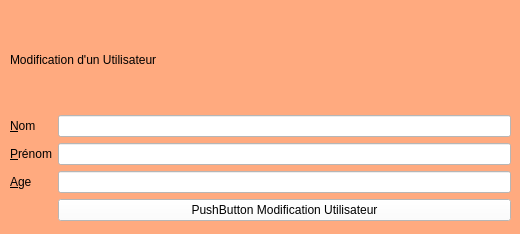
<?xml version="1.0" encoding="UTF-8"?>
<ui version="4.0">
 <class>FormCrudUpdateUser</class>
 <widget class="QWidget" name="FormCrudUpdateUser">
  <property name="geometry">
   <rect>
    <x>0</x>
    <y>0</y>
    <width>520</width>
    <height>234</height>
   </rect>
  </property>
  <property name="windowTitle">
   <string>Form</string>
  </property>
  <property name="styleSheet">
   <string notr="true">background-color: rgb(255, 170, 127);</string>
  </property>
  <widget class="QWidget" name="widget" native="true">
   <property name="geometry">
    <rect>
     <x>10</x>
     <y>10</y>
     <width>501</width>
     <height>211</height>
    </rect>
   </property>
   <layout class="QGridLayout" name="gridLayout">
    <item row="0" column="0" colspan="2">
     <widget class="QLabel" name="labelModification">
      <property name="styleSheet">
       <string notr="true">font: italic 14pt &quot;Monotype Corsiva&quot;;
font: 18pt &quot;MS Shell Dlg 2&quot;;
font: 14pt &quot;Ravie&quot;;</string>
      </property>
      <property name="text">
       <string>Modification d'un Utilisateur</string>
      </property>
     </widget>
    </item>
    <item row="1" column="0">
     <widget class="QLabel" name="labelNom">
      <property name="styleSheet">
       <string notr="true">font: 12pt &quot;MS Shell Dlg 2&quot;;</string>
      </property>
      <property name="text">
       <string>&amp;Nom</string>
      </property>
      <property name="buddy">
       <cstring>lineEditNom</cstring>
      </property>
     </widget>
    </item>
    <item row="1" column="1">
     <widget class="QLineEdit" name="lineEditNom">
      <property name="styleSheet">
       <string notr="true">background-color: rgb(255, 255, 255);</string>
      </property>
     </widget>
    </item>
    <item row="2" column="0">
     <widget class="QLabel" name="labelPrenom">
      <property name="styleSheet">
       <string notr="true">font: 12pt &quot;MS Shell Dlg 2&quot;;</string>
      </property>
      <property name="text">
       <string>&amp;Prénom</string>
      </property>
      <property name="buddy">
       <cstring>lineEditPrenom</cstring>
      </property>
     </widget>
    </item>
    <item row="2" column="1">
     <widget class="QLineEdit" name="lineEditPrenom">
      <property name="styleSheet">
       <string notr="true">background-color: rgb(255, 255, 255);</string>
      </property>
     </widget>
    </item>
    <item row="3" column="0">
     <widget class="QLabel" name="labelAge">
      <property name="styleSheet">
       <string notr="true">font: 12pt &quot;MS Shell Dlg 2&quot;;</string>
      </property>
      <property name="text">
       <string>&amp;Age</string>
      </property>
      <property name="buddy">
       <cstring>lineEditAge</cstring>
      </property>
     </widget>
    </item>
    <item row="3" column="1">
     <widget class="QLineEdit" name="lineEditAge">
      <property name="styleSheet">
       <string notr="true">background-color: rgb(255, 255, 255);</string>
      </property>
     </widget>
    </item>
    <item row="4" column="1">
     <widget class="QPushButton" name="pushButtonModificationUtilisateur">
      <property name="styleSheet">
       <string notr="true">background-color: rgb(255, 255, 255);</string>
      </property>
      <property name="text">
       <string>PushButton Modification Utilisateur</string>
      </property>
     </widget>
    </item>
   </layout>
  </widget>
 </widget>
 <resources/>
 <connections/>
</ui>
